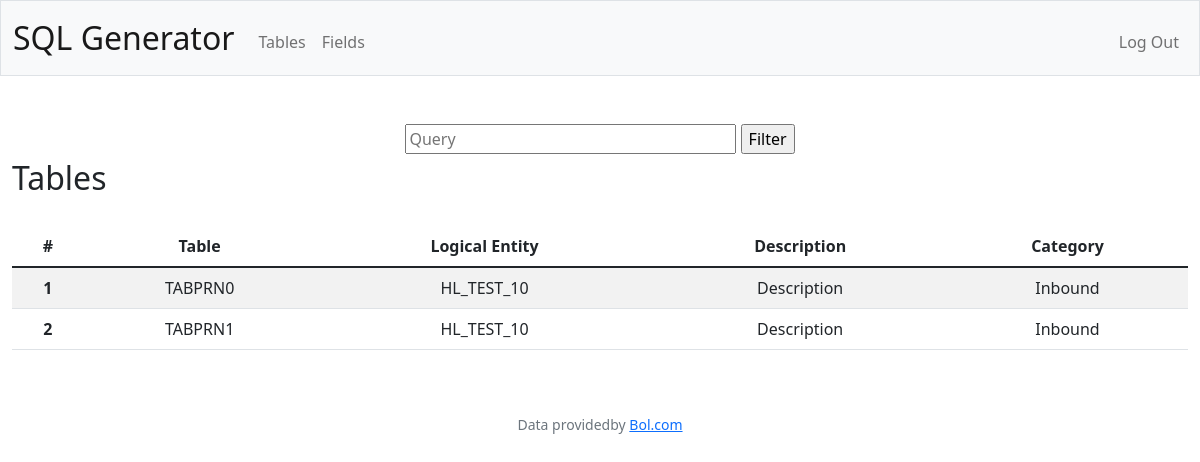
Before: /tables (signed in) with the older database file.
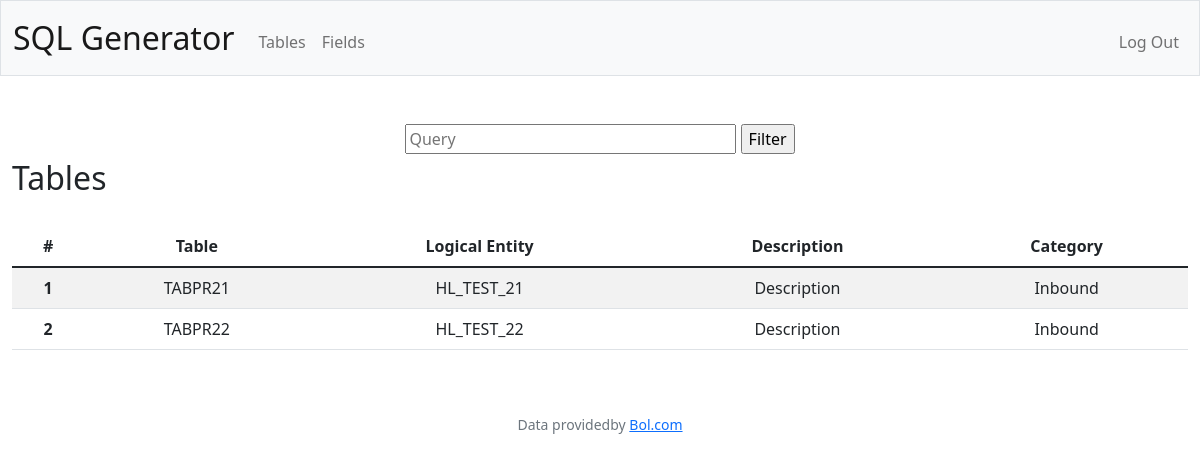
After: the same page with the newer database file.
### naarden/models.py (models this page shows, shortened)
class Tables(db.Model):
    __tablename__ = 'tables'
    user_id = db.Column(db.Integer, db.ForeignKey('users.id'),primary_key=True)
    table_name = db.Column(db.Text(), primary_key=True)
    logical_entity = db.Column(db.Text(), nullable=False)
    description = db.Column(db.Text(), nullable=True)
    category = db.Column(db.String(20), nullable=True)
    column_id = db.relationship('Columns', backref='table_columns', lazy=True)

### naarden/views.py (the view)
@app.route("/tables", methods=['GET', 'POST'])
@login_required
def tables():
    q = request.args.get("q")
    if q:
        q = "%{}%".format(request.args.get("q")).upper()
        user_tables = Tables.query.filter(  Tables.user_id==current_user.id,
                                            and_(
                                                or_(
                                                    Tables.table_name.like(q),
                                                    Tables.description.like(q),
                                                    Tables.logical_entity.like(q),
                                                    Tables.category.like(q)
                                                )
                                            )
                                        )
    else:
        user_tables = Tables.query.filter(Tables.user_id==current_user.id)
    return render_template("tables.html", user_tables=user_tables)

### naarden/models.py (called while the page is built)
@login_manager.user_loader
def load_user(user_id):
    return Users.query.get(int(user_id))

### naarden/templates/tables.html (shortened to what this page needs)
{% extends "layout.html" %}
{% block main %}
<div class="container-xxl text-center py-5 text-center">
    <div class="row justify-content-center">
        <div class="col-xxl">
            <form action="/tables" method="get">
                <input autocomplete="off" placeholder="Query" type="search" name="q" size="30" id="search">
                <input type="submit" value="Filter">
            </form>
            <p class="fs-2 text-start">Tables</p>
            <table class="table table-striped table-hover mt-4">
                <thead>
                    <tr>
                        <th scope="col">#</th>
                        <th scope="col">Table</th>
                        <th scope="col">Logical Entity</th>
                        <th scope="col">Description</th>
                        <th scope="col">Category</th>
                    </tr>
                </thead>
                <tbody>
                    {% for user_table in user_tables %}
                    <tr data-href="{{ url_for('table_columns' , table_columns=user_table.table_name) }}">
                        <th scope="row">{{ loop.index }}</th>
                        <td id="text">{{ user_table.table_name }}</td>
                        <td id="text">{{ user_table.logical_entity }}</td>
                        <td id="text">{{ user_table.description }}</td>
                        <td id="text">{{ user_table.category }}</td>
                    </tr>
                    {% endfor %}
                </tbody>
            </table>
        </div>
    </div>
</div>
{% endblock %}

### naarden/templates/layout.html (shortened to what this page needs)
<!DOCTYPE html>
<html lang="en">
<head>
    <link href="https://cdn.jsdelivr.net/npm/bootstrap@5.1.3/dist/css/bootstrap.min.css"
 rel="stylesheet">
    <link href="/static/styles.css" rel="stylesheet">
</head>
<body>
    <nav class="bg-light border navbar navbar-expand-md navbar-light">
        <div class="container-fluid">
            <a class="navbar-brand" href="/"><span>SQL Generator</span></a>
            <div class="collapse navbar-collapse" id="navbar">
                {% if current_user.is_authenticated %}
                <ul class="navbar-nav me-auto mt-2">
                    <li class="nav-item"><a class="nav-link" href="{{ url_for('tables') }}">Tables</a></li>
                    <li class="nav-item"><a class="nav-link" href="{{ url_for('columns') }}">Fields</a></li>
                </ul>
                <ul class="navbar-nav ms-auto mt-2">
                    <li class="nav-item"><a class="nav-link" href="{{ url_for('logout') }}">Log Out</a></li>
                </ul>
                {% else %}
                <ul class="navbar-nav ms-auto mt-2">
                    <li class="nav-item"><a class="nav-link" href="{{ url_for('register') }}">Register</a></li>
                    <li class="nav-item"><a class="nav-link" href="{{ url_for('login') }}">Log In</a></li>
                </ul>
                {% endif %}
            </div>
        </div>
    </nav>
    <main>
        {% block main %}{% endblock %}
    </main>
    <div class="row bottom-footer">
        <div class="col">
            <footer class="mb-5 small text-center text-muted">
                Data providedby <a href="https://Bol.com">Bol.com</a>
            </footer>
        </div>
    </div>
</body>
</html>

### naarden/static/styles.css (style rules this page uses)
nav .navbar-brand { font-size: xx-large; }
tr[data-href] { cursor: pointer; }

Changed rows visible on the page:
no longer on this page (row edited): Tables: table_name "TABPRN0", logical_entity "HL_TEST_10", description "Description", category "Inbound"
no longer on this page (row edited): Tables: table_name "TABPRN1", logical_entity "HL_TEST_10", description "Description", category "Inbound"
added Tables: table_name "TABPR21", logical_entity "HL_TEST_21", description "Description", category "Inbound"
added Tables: table_name "TABPR22", logical_entity "HL_TEST_22", description "Description", category "Inbound"
